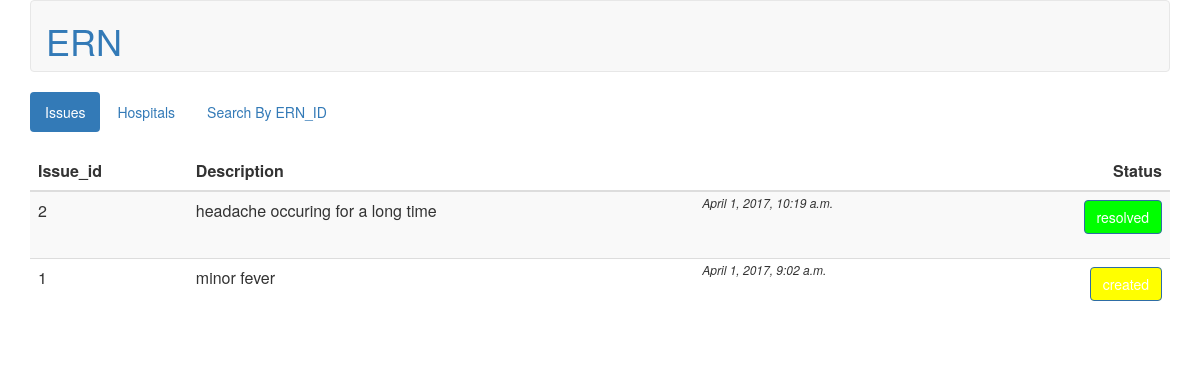
The page /issuelist/ on the database as committed earlier.
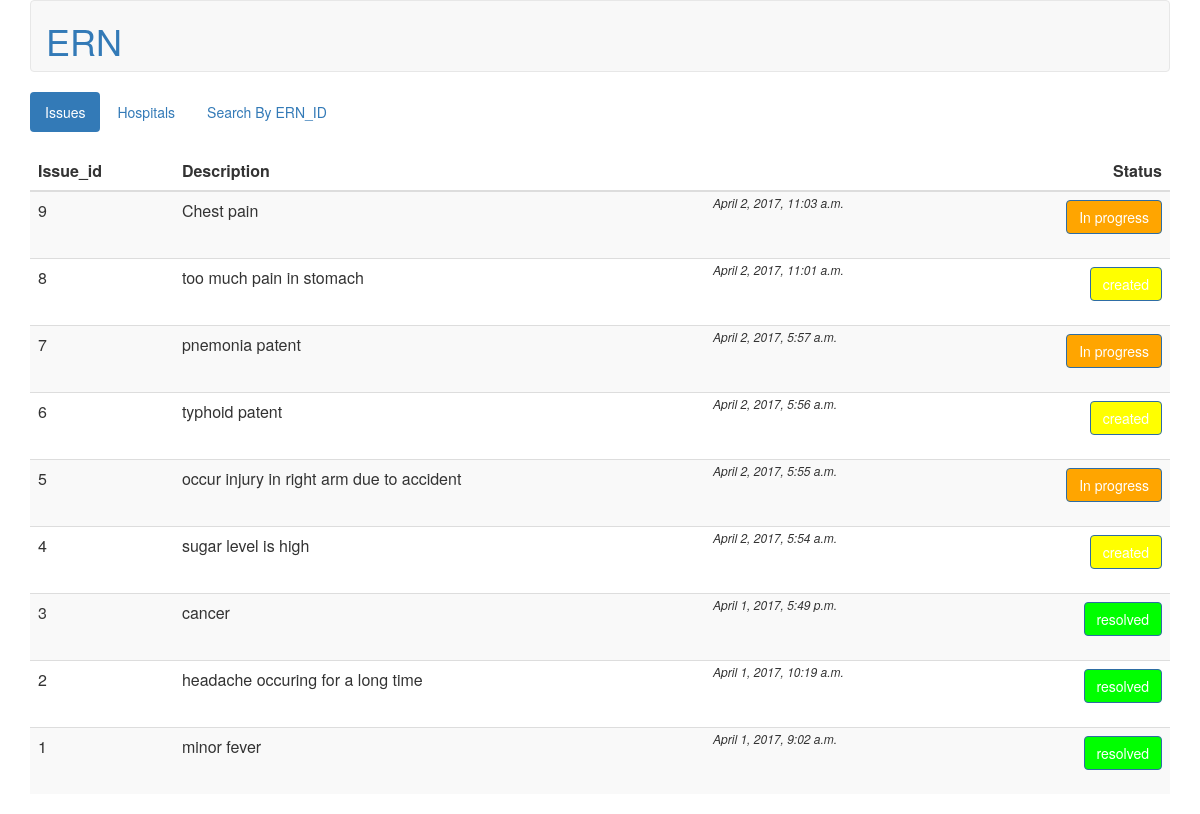
The same page on the database as committed later.
### main/models.py (models this page shows, shortened)
class issue(models.Model):
	house_id = models.IntegerField()
	Detail = models.CharField(max_length=1000)
	status = models.IntegerField(default=1)
	timestamp = models.DateTimeField()

### main/views.py (the view)
# urls.py: url(r'^issuelist/$',views.issuelist_view,name="issuelist"),
def issuelist_view(request):
	if request.method =="GET":
		issues_list = issue.objects.all().order_by('-timestamp','status')
		return render(request,'issue_list.html',{'issue':issues_list})
	else:
		obj = issue.objects.get(id=request.POST['issue_id'])
		obj.statusupdate()
		obj.save()
		issues_list = issue.objects.all().order_by('-timestamp','status')
		return render(request,'issue_list.html',{'issue':issues_list})

### main/templates/issue_list.html (shortened to what this page needs)
<html>
	<head>
		<link rel="stylesheet" href="https://maxcdn.bootstrapcdn.com/bootstrap/3.3.7/css/bootstrap.min.css">
	</head>
	<body>
		<div class="container">
			<nav class="navbar navbar-default">
			  <div class="container-fluid">
			    <div class="navbar-header">
			      <a  href="#">
			        <h1>ERN</h1>
			      </a>
			    </div>
			  </div>
			</nav>
			<ul class="nav nav-pills">
			  <li role="presentation" class="active"><a href="/issue">Issues</a></li>
			  <li role="presentation"><a href="/hospitals">Hospitals</a></li>
			  <li role="presentation"><a href="/search">Search By ERN_ID</a></li>
			</ul>
			<br>
			<table class="table table-striped">
				<thead>
					<tr>
						<th>Issue_id</th>
						<th>Description</th>
						<th></th>
						<th class="text-right">Status</th>
					</tr>
				</thead>
				<tbody>
					{% for x in issue %}
					<tr>
						<td>{{x.id}}</td>
						<td>{{x.Detail}}</td>
						<td class="text-left"><em><sub >{{x.timestamp}}</sub></em></td>
						<td class="text-right">
							<form action="" method="POST">
									{% if x.status == 1 %}
									<input type="submit" class="btn btn-primary" value="created" style="background-color:yellow;" >
									{% endif %}
									{% if x.status == 2 %}
									<input type="submit" class="btn btn-primary" value="In progress" style="background-color:orange;">
									{% endif %}
									{% if x.status >= 3 %}
									<input type="button" class="btn btn-primary" value="resolved" style="cursor:text;color:white;background-color:#00FF00;" >
									{% endif %}
							</form>
						</td>
					</tr>
					{% endfor %}
				</tbody>
			</table>
		</div>
	</body>
</html>

Rows that differ between the two databases and show on the page:
added issue: id "9", Detail "Chest pain", timestamp "April 2, 2017, 11:03 a.m."
added issue: id "8", Detail "too much pain in stomach", timestamp "April 2, 2017, 11:01 a.m."
added issue: id "7", Detail "pnemonia patent", timestamp "April 2, 2017, 5:57 a.m."
added issue: id "6", Detail "typhoid patent", timestamp "April 2, 2017, 5:56 a.m."
added issue: id "5", Detail "occur injury in right arm due to accident", timestamp "April 2, 2017, 5:55 a.m."
added issue: id "4", Detail "sugar level is high", timestamp "April 2, 2017, 5:54 a.m."
added issue: id "3", Detail "cancer", timestamp "April 1, 2017, 5:49 p.m."
changed issue "minor fever": value "created" → "resolved"
